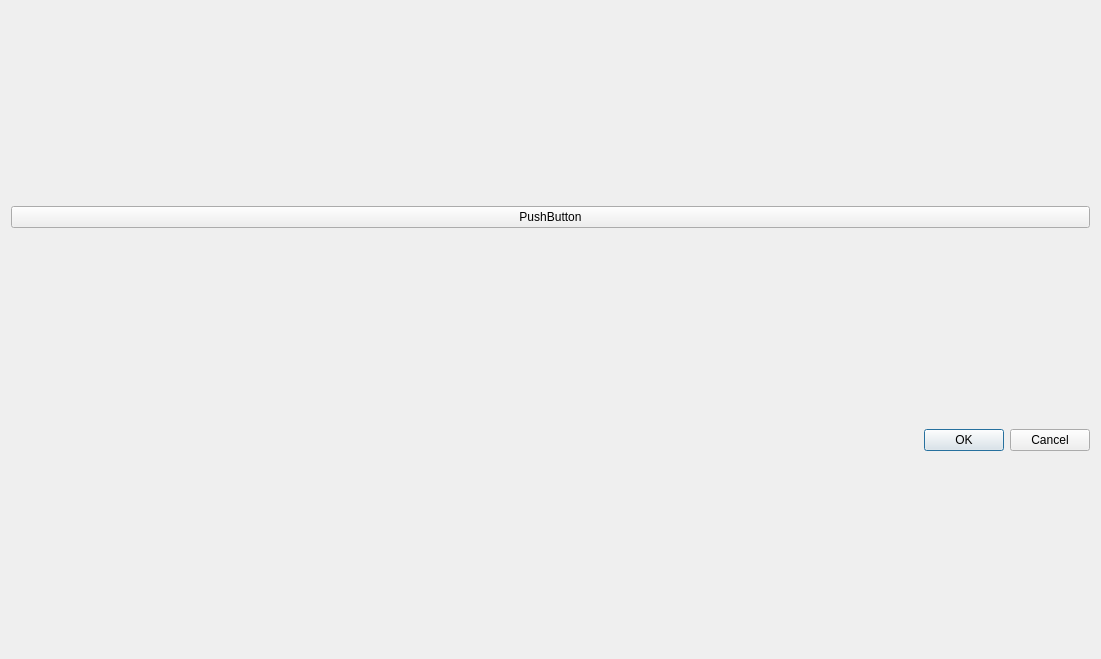
<?xml version="1.0" encoding="UTF-8"?>
<ui version="4.0">
 <class>PrinterDlg</class>
 <widget class="QDialog" name="PrinterDlg">
  <property name="geometry">
   <rect>
    <x>0</x>
    <y>0</y>
    <width>1101</width>
    <height>659</height>
   </rect>
  </property>
  <property name="windowTitle">
   <string>Dialog</string>
  </property>
  <layout class="QGridLayout" name="gridLayout">
   <item row="0" column="0">
    <widget class="QPushButton" name="pushButton">
     <property name="text">
      <string>PushButton</string>
     </property>
    </widget>
   </item>
   <item row="1" column="0">
    <widget class="QDialogButtonBox" name="buttonBox">
     <property name="orientation">
      <enum>Qt::Horizontal</enum>
     </property>
     <property name="standardButtons">
      <set>QDialogButtonBox::Cancel|QDialogButtonBox::Ok</set>
     </property>
    </widget>
   </item>
  </layout>
 </widget>
 <resources/>
 <connections>
  <connection>
   <sender>buttonBox</sender>
   <signal>accepted()</signal>
   <receiver>PrinterDlg</receiver>
   <slot>accept()</slot>
   <hints>
    <hint type="sourcelabel">
     <x>248</x>
     <y>254</y>
    </hint>
    <hint type="destinationlabel">
     <x>157</x>
     <y>274</y>
    </hint>
   </hints>
  </connection>
  <connection>
   <sender>buttonBox</sender>
   <signal>rejected()</signal>
   <receiver>PrinterDlg</receiver>
   <slot>reject()</slot>
   <hints>
    <hint type="sourcelabel">
     <x>316</x>
     <y>260</y>
    </hint>
    <hint type="destinationlabel">
     <x>286</x>
     <y>274</y>
    </hint>
   </hints>
  </connection>
 </connections>
</ui>
